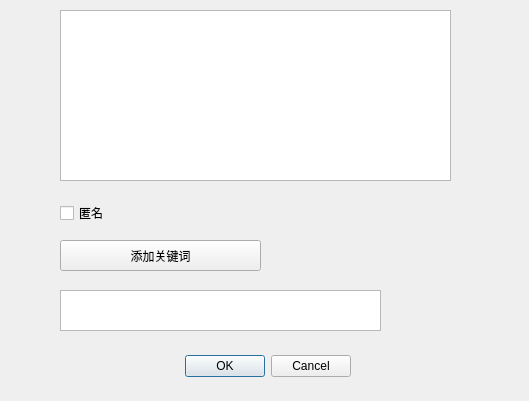
<?xml version="1.0" encoding="UTF-8"?>
<ui version="4.0">
 <class>AddPostDialog</class>
 <widget class="QDialog" name="AddPostDialog">
  <property name="geometry">
   <rect>
    <x>0</x>
    <y>0</y>
    <width>529</width>
    <height>401</height>
   </rect>
  </property>
  <property name="windowTitle">
   <string>Dialog</string>
  </property>
  <widget class="QDialogButtonBox" name="buttonBox">
   <property name="geometry">
    <rect>
     <x>10</x>
     <y>350</y>
     <width>341</width>
     <height>32</height>
    </rect>
   </property>
   <property name="orientation">
    <enum>Qt::Orientation::Horizontal</enum>
   </property>
   <property name="standardButtons">
    <set>QDialogButtonBox::StandardButton::Cancel|QDialogButtonBox::StandardButton::Ok</set>
   </property>
  </widget>
  <widget class="QTextEdit" name="inputText">
   <property name="geometry">
    <rect>
     <x>60</x>
     <y>10</y>
     <width>391</width>
     <height>171</height>
    </rect>
   </property>
  </widget>
  <widget class="QCheckBox" name="checkBox">
   <property name="geometry">
    <rect>
     <x>60</x>
     <y>200</y>
     <width>99</width>
     <height>26</height>
    </rect>
   </property>
   <property name="text">
    <string>匿名</string>
   </property>
  </widget>
  <widget class="QTextEdit" name="inputKey">
   <property name="geometry">
    <rect>
     <x>60</x>
     <y>290</y>
     <width>321</width>
     <height>41</height>
    </rect>
   </property>
  </widget>
  <widget class="QPushButton" name="addKey">
   <property name="geometry">
    <rect>
     <x>60</x>
     <y>240</y>
     <width>201</width>
     <height>31</height>
    </rect>
   </property>
   <property name="text">
    <string>添加关键词</string>
   </property>
  </widget>
 </widget>
 <resources/>
 <connections>
  <connection>
   <sender>buttonBox</sender>
   <signal>accepted()</signal>
   <receiver>AddPostDialog</receiver>
   <slot>accept()</slot>
   <hints>
    <hint type="sourcelabel">
     <x>248</x>
     <y>254</y>
    </hint>
    <hint type="destinationlabel">
     <x>157</x>
     <y>274</y>
    </hint>
   </hints>
  </connection>
  <connection>
   <sender>buttonBox</sender>
   <signal>rejected()</signal>
   <receiver>AddPostDialog</receiver>
   <slot>reject()</slot>
   <hints>
    <hint type="sourcelabel">
     <x>316</x>
     <y>260</y>
    </hint>
    <hint type="destinationlabel">
     <x>286</x>
     <y>274</y>
    </hint>
   </hints>
  </connection>
 </connections>
</ui>
